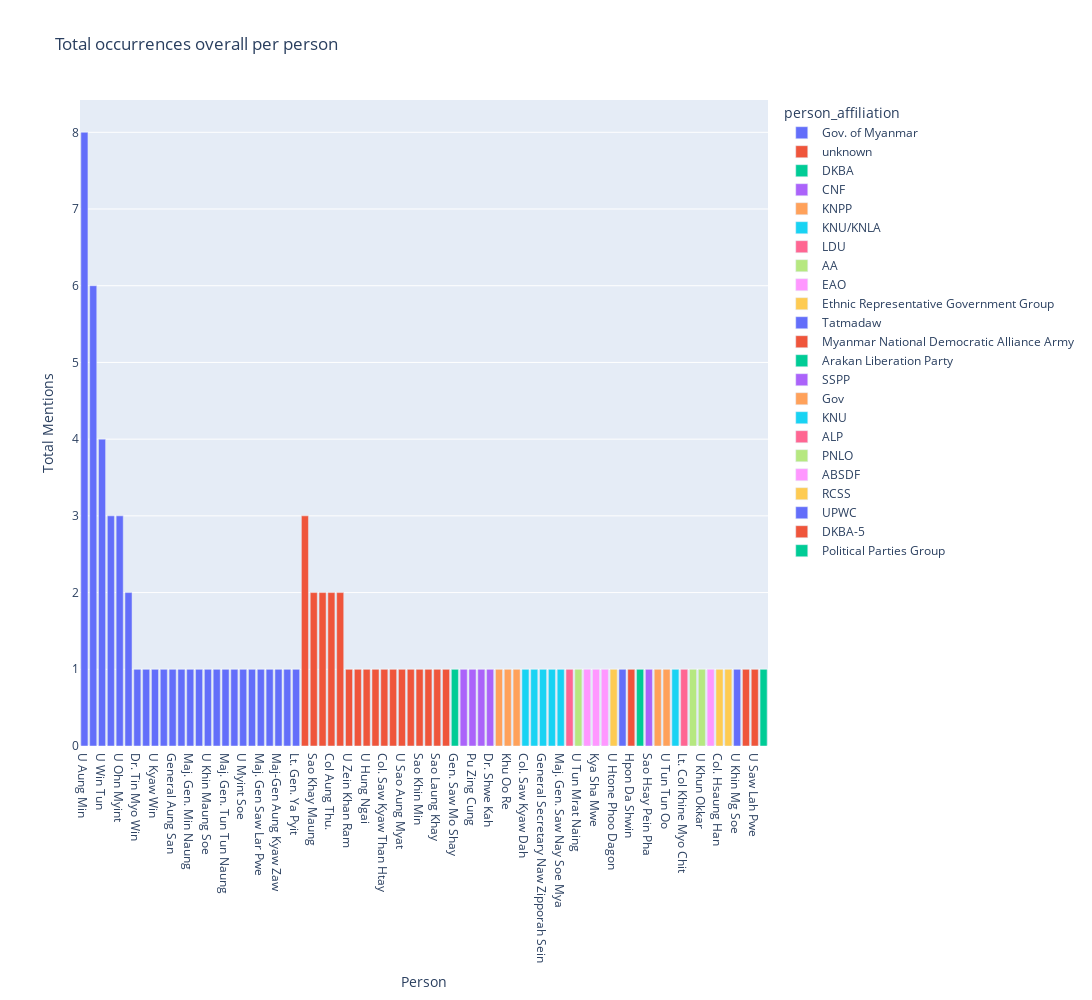

This figure's notebook cell:
### Markdown cell above
Bar chart of all persons recognised in all peace agreements:

### Code cell
fig = px.bar(overall_with_orgs2, x='Person', y='Total Mentions', color='person_affiliation', title='Total occurrences overall per person')
fig.update_layout(
    autosize=False,
    width=1500,
    height=1000,)
fig.show()

### Figure 1 — Plotly figure (JSON) as saved in the notebook; plotly's stock layout.template omitted (floating-point values rounded to 4 significant figures)
{"data": [{"alignmentgroup": "True", "hovertemplate": "person_affiliation=Gov. of Myanmar<br>Person=%{x}<br>Total Mentions=%{y}<extra></extra>", "legendgroup": "Gov. of Myanmar", "marker": {"color": "#636efa", "pattern": {"shape": ""}}, "name": "Gov. of Myanmar", "offsetgroup": "Gov. of Myanmar", "orientation": "v", "showlegend": true, "textposition": "auto", "type": "bar", "x": ["U Aung Min", "U Aung Thaung", "U Win Tun", "U Thein Zaw", "U Ohn Myint", "Maj-Gen Mya Tun Oo", "Dr. Tin Myo Win", "U Thein Sein", "U Kyaw Win", "Dr. May Win Myint", "General Aung San", "U Win Htun", "Maj. Gen. Min Naung", "Htein Lin", "U Khin Maung Soe", "Lt. Gen. Ye Aung", "Maj. Gen. Tun Tun Naung", "Maj. Gen. Aung Kyaw Zaw", "U Myint Soe", "Dr. Min Zaw Oo", "Maj. Gen Saw Lar Pwe", "U Maung Maung Thein", "Maj-Gen Aung Kyaw Zaw", "Maj-Gen Zaw Win", "Lt. Gen. Ya Pyit"], "xaxis": "x", "y": [8, 6, 4, 3, 3, 2, 1, 1, 1, 1, 1, 1, 1, 1, 1, 1, 1, 1, 1, 1, 1, 1, 1, 1, 1], "yaxis": "y"}, {"alignmentgroup": "True", "hovertemplate": "person_affiliation=unknown<br>Person=%{x}<br>Total Mentions=%{y}<extra></extra>", "legendgroup": "unknown", "marker": {"color": "#EF553B", "pattern": {"shape": ""}}, "name": "unknown", "offsetgroup": "unknown", "orientation": "v", "showlegend": true, "textposition": "auto", "type": "bar", "x": ["General Sao Khay Tai", "Sao Khay Maung", "Sao Khun Hsai", "Col Aung Thu.", "Sao Htin Mein", "U Zein Khan Ram", "U Thu Wai", "U Hung Ngai", "U Twan Zaw", "Col. Saw Kyaw Than Htay", "Col. Aung Lwin", "U Sao Aung Myat", "U Soe Tint", "Sao Khin Min", "Sao Kyaw Hla", "Sao Laung Khay", "U Khun Myint Htun"], "xaxis": "x", "y": [3, 2, 2, 2, 2, 1, 1, 1, 1, 1, 1, 1, 1, 1, 1, 1, 1], "yaxis": "y"}, {"alignmentgroup": "True", "hovertemplate": "person_affiliation=DKBA<br>Person=%{x}<br>Total Mentions=%{y}<extra></extra>", "legendgroup": "DKBA", "marker": {"color": "#00cc96", "pattern": {"shape": ""}}, "name": "DKBA", "offsetgroup": "DKBA", "orientation": "v", "showlegend": true, "textposition": "auto", "type": "bar", "x": ["Gen. Saw Mo Shay"], "xaxis": "x", "y": [1], "yaxis": "y"}, {"alignmentgroup": "True", "hovertemplate": "person_affiliation=CNF<br>Person=%{x}<br>Total Mentions=%{y}<extra></extra>", "legendgroup": "CNF", "marker": {"color": "#ab63fa", "pattern": {"shape": ""}}, "name": "CNF", "offsetgroup": "CNF", "orientation": "v", "showlegend": true, "textposition": "auto", "type": "bar", "x": ["Dr. Sui Khar", "Pu Zing Cung", "Pu Zin Cun", "Dr. Shwe Kah"], "xaxis": "x", "y": [1, 1, 1, 1], "yaxis": "y"}, {"alignmentgroup": "True", "hovertemplate": "person_affiliation=KNPP<br>Person=%{x}<br>Total Mentions=%{y}<extra></extra>", "legendgroup": "KNPP", "marker": {"color": "#FFA15A", "pattern": {"shape": ""}}, "name": "KNPP", "offsetgroup": "KNPP", "orientation": "v", "showlegend": true, "textposition": "auto", "type": "bar", "x": ["Koon Abel Tweed", "Khu Oo Re", "Khu Oo Reh"], "xaxis": "x", "y": [1, 1, 1], "yaxis": "y"}, {"alignmentgroup": "True", "hovertemplate": "person_affiliation=KNU/KNLA<br>Person=%{x}<br>Total Mentions=%{y}<extra></extra>", "legendgroup": "KNU/KNLA", "marker": {"color": "#19d3f3", "pattern": {"shape": ""}}, "name": "KNU/KNLA", "offsetgroup": "KNU/KNLA", "orientation": "v", "showlegend": true, "textposition": "auto", "type": "bar", "x": ["Col. Saw Kyaw Dah", "Saw Mutu Say Po", "General Secretary Naw Zipporah Sein", "Maj. Gen. Saw Isaac Poe", "Maj. Gen. Saw Nay Soe Mya"], "xaxis": "x", "y": [1, 1, 1, 1, 1], "yaxis": "y"}, {"alignmentgroup": "True", "hovertemplate": "person_affiliation=LDU<br>Person=%{x}<br>Total Mentions=%{y}<extra></extra>", "legendgroup": "LDU", "marker": {"color": "#FF6692", "pattern": {"shape": ""}}, "name": "LDU", "offsetgroup": "LDU", "orientation": "v", "showlegend": true, "textposition": "auto", "type": "bar", "x": ["Kya Khunsa"], "xaxis": "x", "y": [1], "yaxis": "y"}, {"alignmentgroup": "True", "hovertemplate": "person_affiliation=AA<br>Person=%{x}<br>Total Mentions=%{y}<extra></extra>", "legendgroup": "AA", "marker": {"color": "#B6E880", "pattern": {"shape": ""}}, "name": "AA", "offsetgroup": "AA", "orientation": "v", "showlegend": true, "textposition": "auto", "type": "bar", "x": ["U Tun Mrat Naing"], "xaxis": "x", "y": [1], "yaxis": "y"}, {"alignmentgroup": "True", "hovertemplate": "person_affiliation=EAO<br>Person=%{x}<br>Total Mentions=%{y}<extra></extra>", "legendgroup": "EAO", "marker": {"color": "#FF97FF", "pattern": {"shape": ""}}, "name": "EAO", "offsetgroup": "EAO", "orientation": "v", "showlegend": true, "textposition": "auto", "type": "bar", "x": ["Daw Khin Ma Ma Myo", "Kya Sha Mwe", "Lian Hmung Sakhong"], "xaxis": "x", "y": [1, 1, 1], "yaxis": "y"}, {"alignmentgroup": "True", "hovertemplate": "person_affiliation=Ethnic Representative Government Group<br>Person=%{x}<br>Total Mentions=%{y}<extra></extra>", "legendgroup": "Ethnic Representative Government Group", "marker": {"color": "#FECB52", "pattern": {"shape": ""}}, "name": "Ethnic Representative Government Group", "offsetgroup": "Ethnic Representative Government Group", "orientation": "v", "showlegend": true, "textposition": "auto", "type": "bar", "x": ["U Htone Phoo Dagon"], "xaxis": "x", "y": [1], "yaxis": "y"}, {"alignmentgroup": "True", "hovertemplate": "person_affiliation=Tatmadaw<br>Person=%{x}<br>Total Mentions=%{y}<extra></extra>", "legendgroup": "Tatmadaw", "marker": {"color": "#636efa", "pattern": {"shape": ""}}, "name": "Tatmadaw", "offsetgroup": "Tatmadaw", "orientation": "v", "showlegend": true, "textposition": "auto", "type": "bar", "x": ["Lt-Gen Tin Maug Win"], "xaxis": "x", "y": [1], "yaxis": "y"}, {"alignmentgroup": "True", "hovertemplate": "person_affiliation=Myanmar National Democratic Alliance Army<br>Person=%{x}<br>Total Mentions=%{y}<extra></extra>", "legendgroup": "Myanmar National Democratic Alliance Army", "marker": {"color": "#EF553B", "pattern": {"shape": ""}}, "name": "Myanmar National Democratic Alliance Army", "offsetgroup": "Myanmar National Democratic Alliance Army", "orientation": "v", "showlegend": true, "textposition": "auto", "type": "bar", "x": ["Hpon Da Shwin"], "xaxis": "x", "y": [1], "yaxis": "y"}, {"alignmentgroup": "True", "hovertemplate": "person_affiliation=Arakan Liberation Party<br>Person=%{x}<br>Total Mentions=%{y}<extra></extra>", "legendgroup": "Arakan Liberation Party", "marker": {"color": "#00cc96", "pattern": {"shape": ""}}, "name": "Arakan Liberation Party", "offsetgroup": "Arakan Liberation Party", "orientation": "v", "showlegend": true, "textposition": "auto", "type": "bar", "x": ["Khaing Thuka"], "xaxis": "x", "y": [1], "yaxis": "y"}, {"alignmentgroup": "True", "hovertemplate": "person_affiliation=SSPP<br>Person=%{x}<br>Total Mentions=%{y}<extra></extra>", "legendgroup": "SSPP", "marker": {"color": "#ab63fa", "pattern": {"shape": ""}}, "name": "SSPP", "offsetgroup": "SSPP", "orientation": "v", "showlegend": true, "textposition": "auto", "type": "bar", "x": ["Sao Hsay Pein Pha"], "xaxis": "x", "y": [1], "yaxis": "y"}, {"alignmentgroup": "True", "hovertemplate": "person_affiliation=Gov<br>Person=%{x}<br>Total Mentions=%{y}<extra></extra>", "legendgroup": "Gov", "marker": {"color": "#FFA15A", "pattern": {"shape": ""}}, "name": "Gov", "offsetgroup": "Gov", "orientation": "v", "showlegend": true, "textposition": "auto", "type": "bar", "x": ["Lt-Col Zaw Naing Oo", "U Tun Tun Oo"], "xaxis": "x", "y": [1, 1], "yaxis": "y"}, {"alignmentgroup": "True", "hovertemplate": "person_affiliation=KNU<br>Person=%{x}<br>Total Mentions=%{y}<extra></extra>", "legendgroup": "KNU", "marker": {"color": "#19d3f3", "pattern": {"shape": ""}}, "name": "KNU", "offsetgroup": "KNU", "orientation": "v", "showlegend": true, "textposition": "auto", "type": "bar", "x": ["Padoh Saw Ta Doh Moo"], "xaxis": "x", "y": [1], "yaxis": "y"}, {"alignmentgroup": "True", "hovertemplate": "person_affiliation=ALP<br>Person=%{x}<br>Total Mentions=%{y}<extra></extra>", "legendgroup": "ALP", "marker": {"color": "#FF6692", "pattern": {"shape": ""}}, "name": "ALP", "offsetgroup": "ALP", "orientation": "v", "showlegend": true, "textposition": "auto", "type": "bar", "x": ["Lt. Col Khine Myo Chit"], "xaxis": "x", "y": [1], "yaxis": "y"}, {"alignmentgroup": "True", "hovertemplate": "person_affiliation=PNLO<br>Person=%{x}<br>Total Mentions=%{y}<extra></extra>", "legendgroup": "PNLO", "marker": {"color": "#B6E880", "pattern": {"shape": ""}}, "name": "PNLO", "offsetgroup": "PNLO", "orientation": "v", "showlegend": true, "textposition": "auto", "type": "bar", "x": ["Lt. Col. Khun Aung Mang", "U Khun Okkar"], "xaxis": "x", "y": [1, 1], "yaxis": "y"}, {"alignmentgroup": "True", "hovertemplate": "person_affiliation=ABSDF<br>Person=%{x}<br>Total Mentions=%{y}<extra></extra>", "legendgroup": "ABSDF", "marker": {"color": "#FF97FF", "pattern": {"shape": ""}}, "name": "ABSDF", "offsetgroup": "ABSDF", "orientation": "v", "showlegend": true, "textposition": "auto", "type": "bar", "x": ["Salai Yaw Aung"], "xaxis": "x", "y": [1], "yaxis": "y"}, {"alignmentgroup": "True", "hovertemplate": "person_affiliation=RCSS<br>Person=%{x}<br>Total Mentions=%{y}<extra></extra>", "legendgroup": "RCSS", "marker": {"color": "#FECB52", "pattern": {"shape": ""}}, "name": "RCSS", "offsetgroup": "RCSS", "orientation": "v", "showlegend": true, "textposition": "auto", "type": "bar", "x": ["Col. Hsaung Han", "Sai Liang"], "xaxis": "x", "y": [1, 1], "yaxis": "y"}, {"alignmentgroup": "True", "hovertemplate": "person_affiliation=UPWC<br>Person=%{x}<br>Total Mentions=%{y}<extra></extra>", "legendgroup": "UPWC", "marker": {"color": "#636efa", "pattern": {"shape": ""}}, "name": "UPWC", "offsetgroup": "UPWC", "orientation": "v", "showlegend": true, "textposition": "auto", "type": "bar", "x": ["U Khin Mg Soe"], "xaxis": "x", "y": [1], "yaxis": "y"}, {"alignmentgroup": "True", "hovertemplate": "person_affiliation=DKBA-5<br>Person=%{x}<br>Total Mentions=%{y}<extra></extra>", "legendgroup": "DKBA-5", "marker": {"color": "#EF553B", "pattern": {"shape": ""}}, "name": "DKBA-5", "offsetgroup": "DKBA-5", "orientation": "v", "showlegend": true, "textposition": "auto", "type": "bar", "x": ["U Saw Mu Shay", "U Saw Lah Pwe"], "xaxis": "x", "y": [1, 1], "yaxis": "y"}, {"alignmentgroup": "True", "hovertemplate": "person_affiliation=Political Parties Group<br>Person=%{x}<br>Total Mentions=%{y}<extra></extra>", "legendgroup": "Political Parties Group", "marker": {"color": "#00cc96", "pattern": {"shape": ""}}, "name": "Political Parties Group", "offsetgroup": "Political Parties Group", "orientation": "v", "showlegend": true, "textposition": "auto", "type": "bar", "x": ["Nang Aye Aye Thwe"], "xaxis": "x", "y": [1], "yaxis": "y"}], "layout": {"autosize": false, "barmode": "relative", "height": 1000, "legend": {"title": {"text": "person_affiliation"}, "tracegroupgap": 0}, "title": {"text": "Total occurrences overall per person"}, "width": 1500, "xaxis": {"anchor": "y", "autorange": true, "domain": [0, 1], "range": [-0.5, 77.5], "title": {"text": "Person"}, "type": "category"}, "yaxis": {"anchor": "x", "autorange": true, "domain": [0, 1], "range": [0, 8.421], "title": {"text": "Total Mentions"}, "type": "linear"}}}
